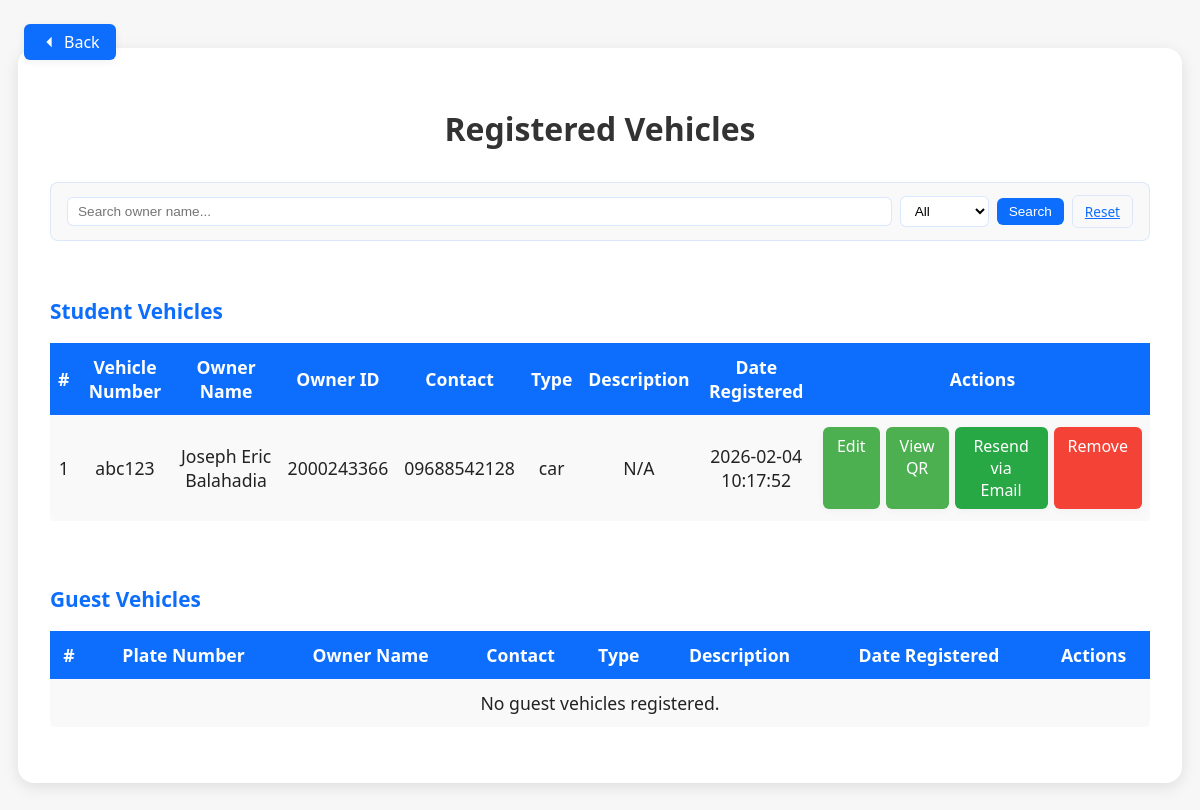
The app's page /view_vehicles.php with its own data.
### tables this page shows
CREATE TABLE `vehicles` (
  `id` int(11) NOT NULL,
  `vehicle_number` varchar(20) NOT NULL,
  `qr_token` varchar(64) DEFAULT NULL,
  `qr_image` varchar(255) DEFAULT NULL,
  `owner_name` varchar(255) NOT NULL,
  `owner_id` int(11) NOT NULL,
  `contact_number` varchar(20) NOT NULL,
  `vehicle_type` varchar(20) NOT NULL,
  `vehicle_description` varchar(255) DEFAULT NULL,
  `created_at` timestamp NOT NULL DEFAULT current_timestamp(),
  `owner_email` varchar(255) DEFAULT NULL
);

### view_vehicles.php (the view, shortened to what this page needs)
<?php
require 'db.php';
$search = trim($_GET['q'] ?? '');
$typeFilter = $_GET['type'] ?? 'all';
if ($typeFilter === 'guest') {
    $result = false;
} else {
    $vSql = "SELECT * FROM vehicles";
    $vSql .= " ORDER BY created_at DESC";
    $result = $conn->query($vSql);
}
$tbl = $conn->query("SHOW TABLES LIKE 'guests'");
if ($tbl && $tbl->num_rows > 0) {
    if ($typeFilter === 'student') {
        $guests_result = false;
    } else {
        $gSql = "SELECT * FROM guests";
        $gSql .= " ORDER BY created_at DESC";
        $guests_result = $conn->query($gSql);
    }
} else {
    $guests_result = false;
}
?>
<!DOCTYPE html>
<head>
    <link rel="stylesheet" href="assets/css/view_vehicles.css">
</head>
<body>
<div class="main-container">
        <h2>Registered Vehicles</h2>
        <a href="dashboard.php" class="back-btn large">
            <svg viewBox="0 0 24 24"><path d="M15.5 19l-7-7 7-7"/></svg>
            Back
        </a>
        <div class="search-bar-container">
            <form method="GET" action="view_vehicles.php" class="search-bar-form">
                <input type="text" name="q" placeholder="Search owner name..." value="<?= htmlspecialchars($search) ?>" class="search-bar-input">
                <select name="type" class="search-bar-select">
                    <option value="all" <?= $typeFilter === 'all' ? 'selected' : '' ?>>All</option>
                </select>
                <button type="submit" class="search-bar-btn">Search</button>
                <a href="view_vehicles.php" class="search-bar-btn reset-btn">Reset</a>
            </form>
        </div>
        <div class="table-wrapper">
            <h3>Student Vehicles</h3>
            <table>
                <thead>
                    <tr>
                        <th>#</th>
                        <th>Vehicle Number</th>
                        <th>Owner Name</th>
                        <th>Owner ID</th>
                        <th>Contact</th>
                        <th>Type</th>
                        <th>Description</th>
                        <th>Date Registered</th>
                        <th>Actions</th>
                    </tr>
                </thead>
                <tbody>
                <?php if ($result && $result->num_rows > 0): ?>
                    <?php $count = 1; ?>
                    <?php while ($row = $result->fetch_assoc()): ?>
                        <tr>
                            <td><?= $count++; ?></td>
                            <td><?= htmlspecialchars($row['vehicle_number']); ?></td>
                            <td><?= htmlspecialchars($row['owner_name']); ?></td>
                            <td><?= htmlspecialchars($row['owner_id']); ?></td>
                            <td><?= htmlspecialchars($row['contact_number']); ?></td>
                            <td><?= htmlspecialchars($row['vehicle_type']); ?></td>
                            <td><?= htmlspecialchars($row['vehicle_description'] ?? 'N/A'); ?></td>
                            <td><?= htmlspecialchars($row['created_at']); ?></td>
                            <td class="actions">
                                <a href="edit_vehicle.php?id=<?= $row['id']; ?>" class="btn edit-btn"> Edit</a>
                                <?php if (empty($row['qr_image'])): ?>
                                    <a href="generate_qr.php?id=<?= $row['id']; ?>" class="btn qr-btn">Generate QR</a>
                                    <?php if (!empty($row['owner_email'])): ?>
                                        <a href="generate_qr.php?id=<?= $row['id']; ?>" class="btn success-btn">Generate QR &amp; Send</a>
                                    <?php endif; ?>
                                <?php else: ?>
                                    <a href="<?= htmlspecialchars($row['qr_image']); ?>" target="_blank" class="btn edit-btn">View QR</a>
                                    <?php if (!empty($row['owner_email'])): ?>
                                        <a href="generate_qr.php?id=<?= $row['id']; ?>" class="btn success-btn">Resend via Email</a>
                                    <?php endif; ?>
                                <?php endif; ?>
                                <a href="delete_vehicle.php?id=<?= $row['id']; ?>" class="btn delete-btn" onclick="return confirm('Are you sure you want to delete this vehicle?');">Remove</a>
                            </td>
                        </tr>
                    <?php endwhile; ?>
                <?php else: ?>
                    <tr>
                        <td colspan="9">No vehicles registered.</td>
                    </tr>
                <?php endif; ?>
                </tbody>
            </table>
        </div>
        <div class="table-wrapper">
            <h3>Guest Vehicles</h3>
            <table>
                <thead>
                    <tr>
                        <th>#</th>
                        <th>Plate Number</th>
                        <th>Owner Name</th>
                        <th>Contact</th>
                        <th>Type</th>
                        <th>Description</th>
                        <th>Date Registered</th>
                        <th>Actions</th>
                    </tr>
                </thead>
                <tbody>
                <?php if ($guests_result && $guests_result->num_rows > 0): ?>
                    <?php $gcount = 1; ?>
                    <?php while ($guest = $guests_result->fetch_assoc()): ?>
                        <tr>
                            <td><?= $gcount++; ?></td>
                            <td><?= htmlspecialchars($guest['plate_number']); ?></td>
                            <td><?= htmlspecialchars($guest['owner_name']); ?></td>
                            <td><?= htmlspecialchars($guest['contact_number']); ?></td>
                            <td><?= htmlspecialchars($guest['vehicle_type']); ?></td>
                            <td><?= htmlspecialchars($guest['vehicle_description'] ?? 'N/A'); ?></td>
                            <td><?= htmlspecialchars($guest['created_at']); ?></td>
                            <td class="actions">
                                <?php if (empty($guest['qr_image'])): ?>
                                    <a href="generate_qr.php?guest_id=<?= $guest['id']; ?>" class="btn qr-btn">Generate QR</a>
                                <?php else: ?>
                                    <a href="<?= htmlspecialchars($guest['qr_image']); ?>" target="_blank" class="btn edit-btn">View QR</a>
                                <?php endif; ?>
                                <a href="delete_vehicle.php?guest_id=<?= $guest['id']; ?>" class="btn delete-btn" onclick="return confirm('Are you sure you want to delete this guest vehicle?');">Remove</a>
                            </td>
                        </tr>
                    <?php endwhile; ?>
                <?php else: ?>
                    <tr>
                        <td colspan="8">No guest vehicles registered.</td>
                    </tr>
                <?php endif; ?>
                </tbody>
            </table>
        </div>
    </div>
</body>
</html>

### assets/css/view_vehicles.css (style rules this page uses)
body { font-family: 'Segoe UI', Arial, sans-serif; background: #f7f7f7; margin: 0; padding: 0; }
.back-btn.large { position: absolute; top: 24px; left: 24px; padding: 7px 16px; font-size: 1rem; border-radius: 6px; display: flex; align-items: center; background: #0d6efd; color: #fff; text-decoration: none; box-shadow: 0 2px 8px rgba(0,0,0,0.06); transition: background 0.2s; z-index: 10; }
.back-btn.large svg { margin-right: 6px; width: 18px; height: 18px; fill: #fff; }
.main-container { max-width: 1100px; margin: 48px auto; background: #fff; border-radius: 16px; box-shadow: 0 4px 16px rgba(0,0,0,0.10); padding: 32px 32px 24px 32px; }
h2 { font-size: 2rem; margin-bottom: 32px; font-weight: 700; color: #333; text-align: center; }
h3 { font-size: 1.3rem; color: #0d6efd; margin-bottom: 18px; margin-top: 32px; font-weight: 600; }
.table-wrapper { margin-bottom: 32px; overflow-x: auto; }
.search-bar-container { background: #f9f9f9; border: 1px solid rgba(13,110,253,0.12); border-radius: 8px; padding: 12px 16px; margin-bottom: 24px; }
.search-bar-form { display: flex; gap: 8px; align-items: center; }
.search-bar-input { flex: 1; padding: 6px 10px; border-radius: 6px; border: 1px solid rgba(13,110,253,0.15); background: #fff; font-size: 0.85rem; color: #222; }
.search-bar-select { padding: 6px 10px; border-radius: 6px; border: 1px solid rgba(13,110,253,0.15); background: #fff; font-size: 0.85rem; }
.search-bar-btn { padding: 6px 12px; border-radius: 6px; border: none; background: #0d6efd; color: #fff; font-size: 0.85rem; font-weight: 500; cursor: pointer; transition: background 0.2s; }
.search-bar-btn.reset-btn { background: transparent; color: #0d6efd; border: 1px solid rgba(13,110,253,0.12); }
table { width: 100%; border-collapse: collapse; font-size: 1.1rem; background: #f9f9f9; border-radius: 8px; box-shadow: 0 2px 8px rgba(0,0,0,0.04); margin-bottom: 0; }
th, td { text-align: center; padding: 12px 8px; border: none; }
th { background: #0d6efd; color: #fff; font-weight: 600; }
td { color: #222; }
.actions { display: flex; gap: 6px; justify-content: center; }
.btn { padding: 8px 14px; border: none; border-radius: 6px; cursor: pointer; text-decoration: none; font-size: 1rem; font-weight: 500; transition: background 0.2s, color 0.2s; box-shadow: 0 2px 8px rgba(0,0,0,0.04); }
.edit-btn { background: #4caf50; color: #fff; }
.delete-btn { background: #f44336; color: #fff; }
.success-btn { background: #28a745; color: #fff; }

### records on screen
vehicles: vehicle_number "abc123", owner_name "Joseph Eric Balahadia", owner "2000243366", contact_number "09688542128", vehicle_type "car", vehicle_description "N/A", created_at "2026-02-04 10:17:52"
